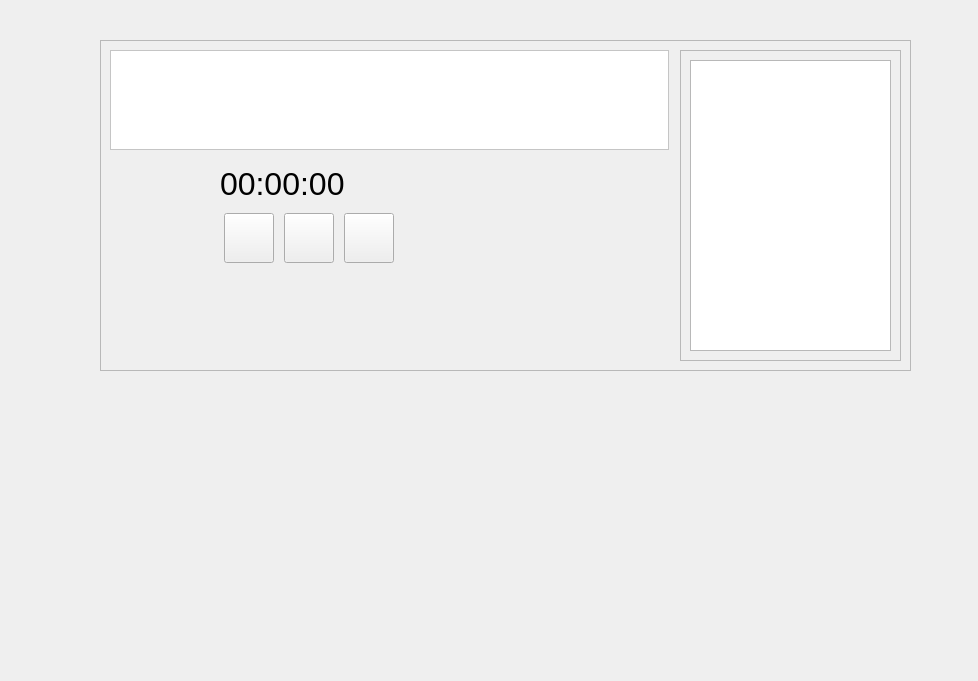
<?xml version="1.0" encoding="UTF-8"?>
<ui version="4.0">
 <class>Form</class>
 <widget class="QWidget" name="Form">
  <property name="geometry">
   <rect>
    <x>0</x>
    <y>0</y>
    <width>978</width>
    <height>681</height>
   </rect>
  </property>
  <property name="windowTitle">
   <string>Form</string>
  </property>
  <widget class="QFrame" name="voiceRecordingFrame">
   <property name="geometry">
    <rect>
     <x>100</x>
     <y>40</y>
     <width>811</width>
     <height>331</height>
    </rect>
   </property>
   <property name="frameShape">
    <enum>QFrame::StyledPanel</enum>
   </property>
   <property name="frameShadow">
    <enum>QFrame::Raised</enum>
   </property>
   <widget class="QFrame" name="waveLine">
    <property name="geometry">
     <rect>
      <x>10</x>
      <y>10</y>
      <width>559</width>
      <height>100</height>
     </rect>
    </property>
    <property name="minimumSize">
     <size>
      <width>0</width>
      <height>100</height>
     </size>
    </property>
    <property name="maximumSize">
     <size>
      <width>16777215</width>
      <height>50</height>
     </size>
    </property>
    <property name="styleSheet">
     <string notr="true">background-color: rgb(255, 255, 255);</string>
    </property>
    <property name="frameShape">
     <enum>QFrame::StyledPanel</enum>
    </property>
    <property name="frameShadow">
     <enum>QFrame::Raised</enum>
    </property>
   </widget>
   <widget class="QFrame" name="frame">
    <property name="geometry">
     <rect>
      <x>580</x>
      <y>10</y>
      <width>221</width>
      <height>311</height>
     </rect>
    </property>
    <property name="styleSheet">
     <string notr="true">background-color: #E3EAF5;\n&quot;&quot;border-radius: 10px;\n border: 2px solid #B0B8C5;</string>
    </property>
    <property name="frameShape">
     <enum>QFrame::StyledPanel</enum>
    </property>
    <property name="frameShadow">
     <enum>QFrame::Raised</enum>
    </property>
    <layout class="QVBoxLayout" name="verticalLayout_2">
     <item>
      <widget class="QTextEdit" name="textEdit"/>
     </item>
    </layout>
   </widget>
   <widget class="QWidget" name="">
    <property name="geometry">
     <rect>
      <x>120</x>
      <y>120</y>
      <width>181</width>
      <height>103</height>
     </rect>
    </property>
    <layout class="QVBoxLayout" name="verticalLayout_3">
     <item>
      <widget class="QLabel" name="label">
       <property name="font">
        <font>
         <pointsize>24</pointsize>
        </font>
       </property>
       <property name="text">
        <string>00:00:00</string>
       </property>
      </widget>
     </item>
     <item>
      <layout class="QHBoxLayout" name="horizontalLayout">
       <item>
        <widget class="QPushButton" name="playStopButton">
         <property name="minimumSize">
          <size>
           <width>50</width>
           <height>50</height>
          </size>
         </property>
         <property name="maximumSize">
          <size>
           <width>50</width>
           <height>50</height>
          </size>
         </property>
         <property name="text">
          <string/>
         </property>
        </widget>
       </item>
       <item>
        <widget class="QPushButton" name="recordButton">
         <property name="minimumSize">
          <size>
           <width>50</width>
           <height>50</height>
          </size>
         </property>
         <property name="maximumSize">
          <size>
           <width>50</width>
           <height>50</height>
          </size>
         </property>
         <property name="text">
          <string/>
         </property>
        </widget>
       </item>
       <item>
        <widget class="QPushButton" name="resetRecordingButton">
         <property name="minimumSize">
          <size>
           <width>50</width>
           <height>50</height>
          </size>
         </property>
         <property name="maximumSize">
          <size>
           <width>50</width>
           <height>50</height>
          </size>
         </property>
         <property name="text">
          <string/>
         </property>
        </widget>
       </item>
      </layout>
     </item>
    </layout>
   </widget>
  </widget>
 </widget>
 <resources/>
 <connections/>
</ui>
